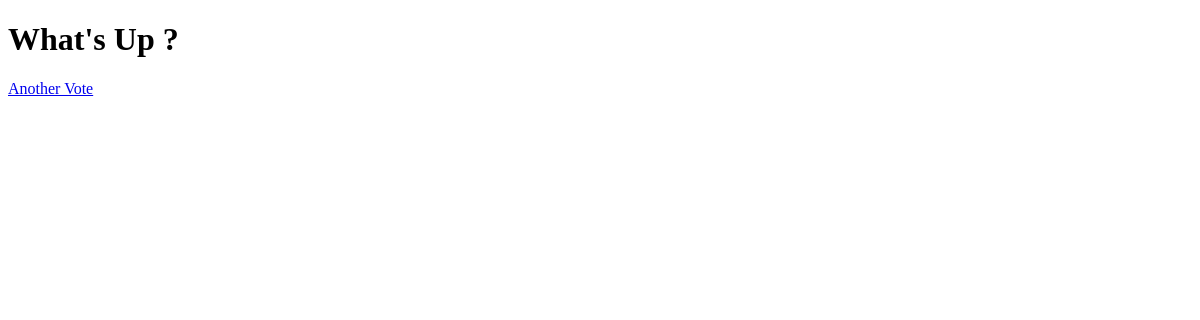
Page /poll/1/results/ on the earlier database version.
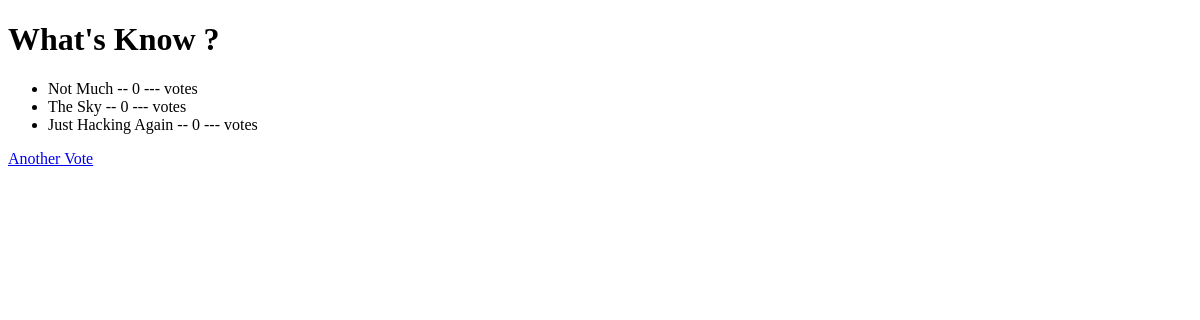
Same page on the later database version.
### poll/models.py (models this page shows, shortened)
class Question(models.Model):
    question_text = models.CharField(max_length=200)
    pub_date = models.DateTimeField('date published')
    def __str__(self):
        return f"{self.question_text}"

class Choice(models.Model):
    question = models.ForeignKey(Question,on_delete=models.CASCADE)
    choice_text = models.CharField(max_length=100)
    votes = models.IntegerField(default=0)

### poll/views.py (the view)
# urls.py: path('<int:pk>/results/',views.ResultsView.as_view(),name='results'),
class ResultsView(generic.DetailView):
    model = Question
    template_name = 'poll/result.html'

### poll/templates/poll/result.html (shortened to what this page needs)
<!DOCTYPE html>
<html lang="en">
<head>
</head>
<body>
    <h1>{{question}}</h1>
    <ul>
        {% for choice in question.choice_set.all %}
        <li>{{choice.choice_text}} -- {{choice.votes}} --- vote{{choice.votes|pluralize}}</li>
        {% endfor %}
    </ul>
    <a href="{% url 'vote' question.id %}">Another Vote</a>
</body>
</html>

Differences in the rows shown:
changed Question: question_text "What's Up ?" → "What's Know ?"
added Choice: choice_text "Not Much", votes "0"
added Choice: choice_text "The Sky", votes "0"
added Choice: choice_text "Just Hacking Again", votes "0"
